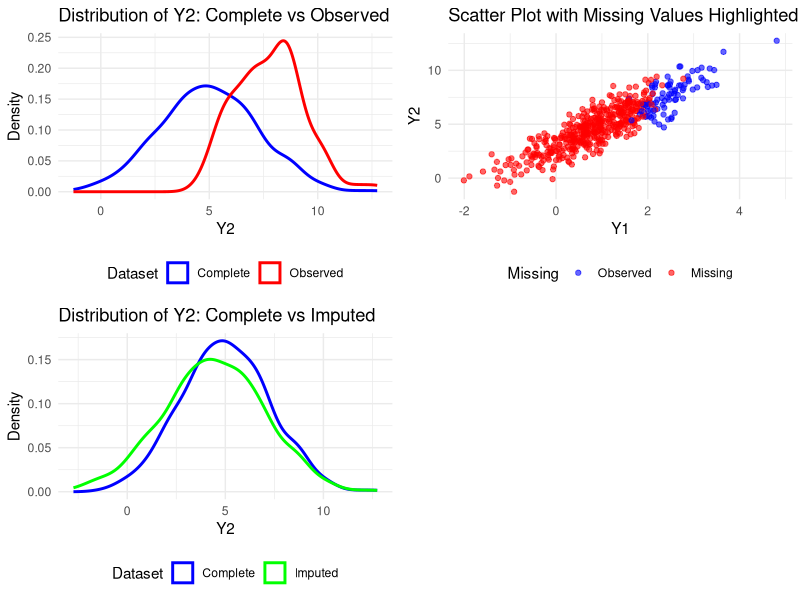

Reproduce this figure in R.
## ---- chunk 1
# BONUS QUESTION SOLUTION
# Two variable (Y1, Y2) problem with specified missingness mechanism
# Author: [Student Name]
# Date: February 18, 2025

# Load required libraries
library(ggplot2)
library(gridExtra)
library(lattice)
## ---- chunk 2
set.seed(1)

# Generate complete dataset
n <- 500  # sample size
Z1 <- rnorm(n)
Z2 <- rnorm(n)
Z3 <- rnorm(n)

# Create Y1 and Y2 according to specified equations
Y1 <- 1 + Z1
Y2 <- 5 + 2 * Z1 + Z2

# Create the complete dataset
complete_data <- data.frame(Y1, Y2)
## ---- chunk 3
# Implement the missingness mechanism with a=4 and b=0
a <- 4
b <- 0
missing_indicator <- (a * (Y1 - 2) + b * (Y2 - 6) + Z3) < 0

# Create the observed dataset with missing values
Y2_obs <- Y2
Y2_obs[missing_indicator] <- NA
observed_data <- data.frame(Y1, Y2_obs)

# Calculate statistics for complete and observed data
missing_count <- sum(missing_indicator)
missing_rate <- mean(missing_indicator) * 100
mean_complete_Y2 <- mean(Y2)
mean_observed_Y2 <- mean(Y2_obs, na.rm = TRUE)
sd_complete_Y2 <- sd(Y2)
sd_observed_Y2 <- sd(Y2_obs, na.rm = TRUE)
## ---- chunk 4
# Create visualization comparing distributions
p1 <- ggplot() +
  geom_density(aes(x = Y2, color = "Complete"), linewidth = 1) +
  geom_density(aes(x = Y2_obs[!is.na(Y2_obs)], color = "Observed"), linewidth = 1) +
  theme_minimal() +
  labs(title = "Distribution of Y2: Complete vs Observed",
       x = "Y2",
       y = "Density",
       color = "Dataset") +
  scale_color_manual(values = c("Complete" = "blue", "Observed" = "red")) +
  theme(legend.position = "bottom")

# Create scatter plot to visualize missingness pattern
p2 <- ggplot() +
  geom_point(aes(x = Y1, y = Y2, color = missing_indicator), alpha = 0.6) +
  theme_minimal() +
  labs(title = "Scatter Plot with Missing Values Highlighted",
       x = "Y1",
       y = "Y2") +
  scale_color_manual(values = c("TRUE" = "red", "FALSE" = "blue"),
                     name = "Missing",
                     labels = c("TRUE" = "Missing", "FALSE" = "Observed")) +
  theme(legend.position = "bottom")
## ---- chunk 5
model <- lm(Y2_obs ~ Y1, data = observed_data)
beta0 <- coef(model)[1]
beta1 <- coef(model)[2]
sigma <- summary(model)$sigma
## ---- chunk 6
Y2_imp <- Y2_obs
missing_indices <- which(is.na(Y2_obs))
Y2_imp[missing_indices] <- beta0 + beta1 * Y1[missing_indices] + 
                           rnorm(length(missing_indices), mean = 0, sd = sigma)

# Create completed dataset
completed_data <- data.frame(Y1, Y2_imp)

# Calculate statistics for imputed data
mean_imputed_Y2 <- mean(Y2_imp)
sd_imputed_Y2 <- sd(Y2_imp)
## ---- chunk 7
p3 <- ggplot() +
  geom_density(aes(x = Y2, color = "Complete"), size = 1) +
  geom_density(aes(x = Y2_imp, color = "Imputed"), size = 1) +
  theme_minimal() +
  labs(title = "Distribution of Y2: Complete vs Imputed",
       x = "Y2",
       y = "Density",
       color = "Dataset") +
  scale_color_manual(values = c("Complete" = "blue", "Imputed" = "green")) +
  theme(legend.position = "bottom")
## ---- chunk 8
# Arrange plots for presentation
grid.arrange(p1, p2, p3, ncol = 2, nrow = 2)

# Print summary statistics and conclusions
cat("\n======= PART (a) =======\n")
cat("Missing Data Mechanism Analysis:\n")
cat("Number of missing values:", missing_count, "\n")
cat("Missing rate:", round(missing_rate, 2), "%\n")
cat("Mean of complete Y2:", round(mean_complete_Y2, 3), "\n")
cat("Mean of observed Y2:", round(mean_observed_Y2, 3), "\n")
cat("SD of complete Y2:", round(sd_complete_Y2, 3), "\n")
cat("SD of observed Y2:", round(sd_observed_Y2, 3), "\n\n")

cat("Missing Data Mechanism: MAR (Missing At Random)\n")
cat("Justification: With a=4 and b=0, missingness depends only on Y1 (fully observed) and Z3 (random noise),\n")
cat("               but not on the values of Y2 itself.\n\n")

cat("======= PART (b) =======\n")
cat("Stochastic Regression Imputation Results:\n")
cat("Regression model: Y2 = β0 + β1 × Y1 + ε, where ε ~ N(0, σ²)\n")
cat("Estimated β0:", round(beta0, 3), "\n")
cat("Estimated β1:", round(beta1, 3), "\n")
cat("Estimated σ:", round(sigma, 3), "\n")
cat("Mean of complete Y2:", round(mean_complete_Y2, 3), "\n")
cat("Mean of imputed Y2:", round(mean_imputed_Y2, 3), "\n")
cat("SD of complete Y2:", round(sd_complete_Y2, 3), "\n")
cat("SD of imputed Y2:", round(sd_imputed_Y2, 3), "\n")
